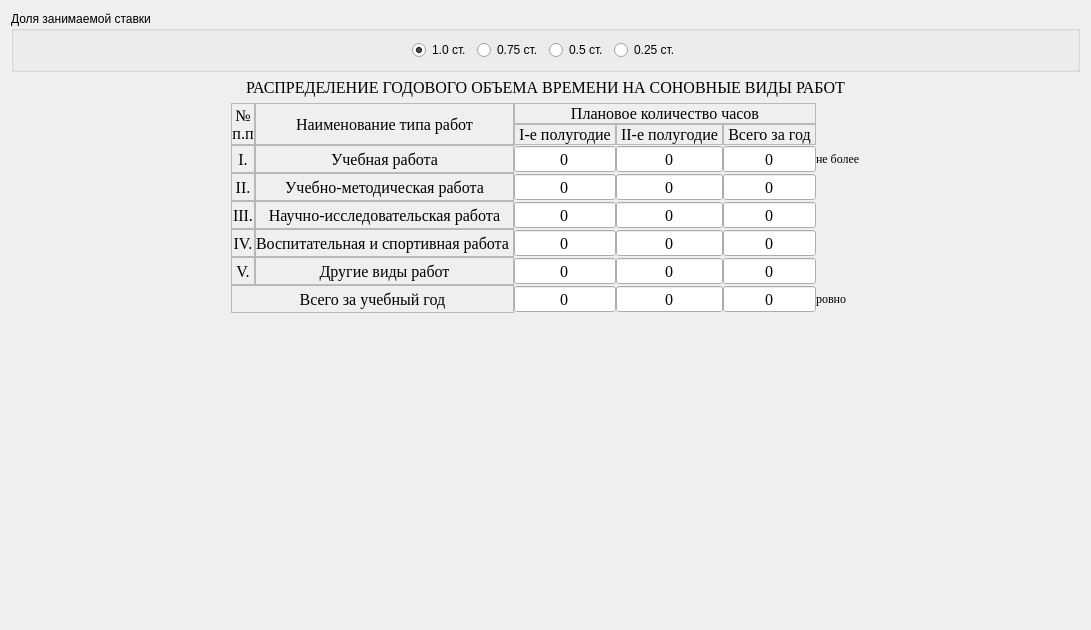
<?xml version="1.0" encoding="UTF-8"?>
<ui version="4.0">
 <class>FormTotalTime</class>
 <widget class="QWidget" name="FormTotalTime">
  <property name="geometry">
   <rect>
    <x>0</x>
    <y>0</y>
    <width>1091</width>
    <height>630</height>
   </rect>
  </property>
  <property name="windowTitle">
   <string>Form</string>
  </property>
  <layout class="QVBoxLayout" name="verticalLayout">
   <item>
    <widget class="QGroupBox" name="groupBox_2">
     <property name="title">
      <string>Доля занимаемой ставки</string>
     </property>
     <layout class="QHBoxLayout" name="horizontalLayout_3" stretch="1,0,0,0,0,1">
      <item>
       <spacer name="horizontalSpacer_4">
        <property name="orientation">
         <enum>Qt::Horizontal</enum>
        </property>
        <property name="sizeHint" stdset="0">
         <size>
          <width>40</width>
          <height>20</height>
         </size>
        </property>
       </spacer>
      </item>
      <item>
       <widget class="QRadioButton" name="rb_fullTime">
        <property name="text">
         <string>1.0 ст.</string>
        </property>
        <property name="checked">
         <bool>true</bool>
        </property>
        <property name="rate" stdset="0">
         <double>1.000000000000000</double>
        </property>
       </widget>
      </item>
      <item>
       <widget class="QRadioButton" name="rb_threeQuaters">
        <property name="text">
         <string>0.75 ст.</string>
        </property>
        <property name="checked">
         <bool>false</bool>
        </property>
        <property name="rate" stdset="0">
         <double>0.750000000000000</double>
        </property>
       </widget>
      </item>
      <item>
       <widget class="QRadioButton" name="rb_halfTime">
        <property name="text">
         <string>0.5 ст.</string>
        </property>
        <property name="rate" stdset="0">
         <double>0.500000000000000</double>
        </property>
       </widget>
      </item>
      <item>
       <widget class="QRadioButton" name="rb_quaterTime">
        <property name="text">
         <string>0.25 ст.</string>
        </property>
        <property name="rate" stdset="0">
         <double>0.250000000000000</double>
        </property>
       </widget>
      </item>
      <item>
       <spacer name="horizontalSpacer">
        <property name="orientation">
         <enum>Qt::Horizontal</enum>
        </property>
        <property name="sizeHint" stdset="0">
         <size>
          <width>40</width>
          <height>20</height>
         </size>
        </property>
       </spacer>
      </item>
     </layout>
    </widget>
   </item>
   <item>
    <widget class="QLabel" name="label_2">
     <property name="font">
      <font>
       <family>Times New Roman</family>
       <pointsize>12</pointsize>
      </font>
     </property>
     <property name="text">
      <string>РАСПРЕДЕЛЕНИЕ ГОДОВОГО ОБЪЕМА ВРЕМЕНИ НА СОНОВНЫЕ ВИДЫ РАБОТ</string>
     </property>
     <property name="alignment">
      <set>Qt::AlignCenter</set>
     </property>
    </widget>
   </item>
   <item>
    <layout class="QHBoxLayout" name="horizontalLayout">
     <item>
      <spacer name="horizontalSpacer_5">
       <property name="orientation">
        <enum>Qt::Horizontal</enum>
       </property>
       <property name="sizeHint" stdset="0">
        <size>
         <width>40</width>
         <height>20</height>
        </size>
       </property>
      </spacer>
     </item>
     <item>
      <layout class="QGridLayout" name="gl_totalTime" columnstretch="0,0,0,0,0,0,0">
       <property name="spacing">
        <number>0</number>
       </property>
       <item row="7" column="6">
        <widget class="QLabel" name="lbl_totalMaxHours">
         <property name="font">
          <font>
           <family>Times New Roman</family>
           <pointsize>9</pointsize>
          </font>
         </property>
         <property name="text">
          <string>ровно</string>
         </property>
        </widget>
       </item>
       <item row="5" column="0">
        <widget class="QLabel" name="label_7">
         <property name="font">
          <font>
           <family>Times New Roman</family>
           <pointsize>12</pointsize>
          </font>
         </property>
         <property name="frameShape">
          <enum>QFrame::StyledPanel</enum>
         </property>
         <property name="frameShadow">
          <enum>QFrame::Plain</enum>
         </property>
         <property name="text">
          <string>IV.</string>
         </property>
         <property name="alignment">
          <set>Qt::AlignCenter</set>
         </property>
        </widget>
       </item>
       <item row="3" column="0">
        <widget class="QLabel" name="label_5">
         <property name="font">
          <font>
           <family>Times New Roman</family>
           <pointsize>12</pointsize>
          </font>
         </property>
         <property name="frameShape">
          <enum>QFrame::StyledPanel</enum>
         </property>
         <property name="frameShadow">
          <enum>QFrame::Plain</enum>
         </property>
         <property name="text">
          <string>II.</string>
         </property>
         <property name="alignment">
          <set>Qt::AlignCenter</set>
         </property>
        </widget>
       </item>
       <item row="4" column="0">
        <widget class="QLabel" name="label_6">
         <property name="font">
          <font>
           <family>Times New Roman</family>
           <pointsize>12</pointsize>
          </font>
         </property>
         <property name="frameShape">
          <enum>QFrame::StyledPanel</enum>
         </property>
         <property name="frameShadow">
          <enum>QFrame::Plain</enum>
         </property>
         <property name="text">
          <string>III.</string>
         </property>
         <property name="alignment">
          <set>Qt::AlignCenter</set>
         </property>
        </widget>
       </item>
       <item row="6" column="1">
        <widget class="QLabel" name="label_13">
         <property name="font">
          <font>
           <family>Times New Roman</family>
           <pointsize>12</pointsize>
          </font>
         </property>
         <property name="frameShape">
          <enum>QFrame::StyledPanel</enum>
         </property>
         <property name="frameShadow">
          <enum>QFrame::Plain</enum>
         </property>
         <property name="text">
          <string>Другие виды работ</string>
         </property>
         <property name="alignment">
          <set>Qt::AlignCenter</set>
         </property>
        </widget>
       </item>
       <item row="3" column="1">
        <widget class="QLabel" name="label_9">
         <property name="font">
          <font>
           <family>Times New Roman</family>
           <pointsize>12</pointsize>
          </font>
         </property>
         <property name="frameShape">
          <enum>QFrame::StyledPanel</enum>
         </property>
         <property name="frameShadow">
          <enum>QFrame::Plain</enum>
         </property>
         <property name="text">
          <string>Учебно-методическая работа</string>
         </property>
         <property name="alignment">
          <set>Qt::AlignCenter</set>
         </property>
        </widget>
       </item>
       <item row="1" column="2">
        <widget class="QLabel" name="label_16">
         <property name="font">
          <font>
           <family>Times New Roman</family>
           <pointsize>12</pointsize>
          </font>
         </property>
         <property name="frameShape">
          <enum>QFrame::StyledPanel</enum>
         </property>
         <property name="frameShadow">
          <enum>QFrame::Plain</enum>
         </property>
         <property name="text">
          <string> I-е полугодие </string>
         </property>
         <property name="alignment">
          <set>Qt::AlignCenter</set>
         </property>
        </widget>
       </item>
       <item row="0" column="0" rowspan="2">
        <widget class="QLabel" name="label_3">
         <property name="font">
          <font>
           <family>Times New Roman</family>
           <pointsize>12</pointsize>
          </font>
         </property>
         <property name="frameShape">
          <enum>QFrame::StyledPanel</enum>
         </property>
         <property name="frameShadow">
          <enum>QFrame::Plain</enum>
         </property>
         <property name="text">
          <string>№
п.п</string>
         </property>
         <property name="alignment">
          <set>Qt::AlignCenter</set>
         </property>
        </widget>
       </item>
       <item row="0" column="1" rowspan="2">
        <widget class="QLabel" name="label_10">
         <property name="font">
          <font>
           <family>Times New Roman</family>
           <pointsize>12</pointsize>
          </font>
         </property>
         <property name="frameShape">
          <enum>QFrame::StyledPanel</enum>
         </property>
         <property name="frameShadow">
          <enum>QFrame::Plain</enum>
         </property>
         <property name="text">
          <string>Наименование типа работ</string>
         </property>
         <property name="alignment">
          <set>Qt::AlignCenter</set>
         </property>
        </widget>
       </item>
       <item row="2" column="6">
        <widget class="QLabel" name="lbl_eduMaxHours">
         <property name="font">
          <font>
           <family>Times New Roman</family>
           <pointsize>9</pointsize>
          </font>
         </property>
         <property name="text">
          <string>не более</string>
         </property>
        </widget>
       </item>
       <item row="2" column="1">
        <widget class="QLabel" name="label_12">
         <property name="font">
          <font>
           <family>Times New Roman</family>
           <pointsize>12</pointsize>
          </font>
         </property>
         <property name="frameShape">
          <enum>QFrame::StyledPanel</enum>
         </property>
         <property name="frameShadow">
          <enum>QFrame::Plain</enum>
         </property>
         <property name="text">
          <string>Учебная работа</string>
         </property>
         <property name="alignment">
          <set>Qt::AlignCenter</set>
         </property>
        </widget>
       </item>
       <item row="0" column="2" colspan="4">
        <widget class="QLabel" name="label">
         <property name="font">
          <font>
           <family>Times New Roman</family>
           <pointsize>12</pointsize>
          </font>
         </property>
         <property name="frameShape">
          <enum>QFrame::StyledPanel</enum>
         </property>
         <property name="frameShadow">
          <enum>QFrame::Plain</enum>
         </property>
         <property name="text">
          <string>Плановое количество часов</string>
         </property>
         <property name="alignment">
          <set>Qt::AlignCenter</set>
         </property>
        </widget>
       </item>
       <item row="1" column="5">
        <widget class="QLabel" name="label_18">
         <property name="font">
          <font>
           <family>Times New Roman</family>
           <pointsize>12</pointsize>
          </font>
         </property>
         <property name="frameShape">
          <enum>QFrame::StyledPanel</enum>
         </property>
         <property name="frameShadow">
          <enum>QFrame::Plain</enum>
         </property>
         <property name="text">
          <string> Всего за год </string>
         </property>
         <property name="alignment">
          <set>Qt::AlignCenter</set>
         </property>
        </widget>
       </item>
       <item row="6" column="0">
        <widget class="QLabel" name="label_8">
         <property name="font">
          <font>
           <family>Times New Roman</family>
           <pointsize>12</pointsize>
          </font>
         </property>
         <property name="frameShape">
          <enum>QFrame::StyledPanel</enum>
         </property>
         <property name="frameShadow">
          <enum>QFrame::Plain</enum>
         </property>
         <property name="text">
          <string>V.</string>
         </property>
         <property name="alignment">
          <set>Qt::AlignCenter</set>
         </property>
        </widget>
       </item>
       <item row="1" column="4">
        <widget class="QLabel" name="label_17">
         <property name="font">
          <font>
           <family>Times New Roman</family>
           <pointsize>12</pointsize>
          </font>
         </property>
         <property name="frameShape">
          <enum>QFrame::StyledPanel</enum>
         </property>
         <property name="frameShadow">
          <enum>QFrame::Plain</enum>
         </property>
         <property name="text">
          <string> II-е полугодие </string>
         </property>
         <property name="alignment">
          <set>Qt::AlignCenter</set>
         </property>
        </widget>
       </item>
       <item row="5" column="1">
        <widget class="QLabel" name="label_11">
         <property name="font">
          <font>
           <family>Times New Roman</family>
           <pointsize>12</pointsize>
          </font>
         </property>
         <property name="frameShape">
          <enum>QFrame::StyledPanel</enum>
         </property>
         <property name="frameShadow">
          <enum>QFrame::Plain</enum>
         </property>
         <property name="text">
          <string>Воспитательная и спортивная работа </string>
         </property>
         <property name="alignment">
          <set>Qt::AlignCenter</set>
         </property>
        </widget>
       </item>
       <item row="2" column="0">
        <widget class="QLabel" name="label_4">
         <property name="font">
          <font>
           <family>Times New Roman</family>
           <pointsize>12</pointsize>
          </font>
         </property>
         <property name="frameShape">
          <enum>QFrame::StyledPanel</enum>
         </property>
         <property name="frameShadow">
          <enum>QFrame::Plain</enum>
         </property>
         <property name="text">
          <string>I.</string>
         </property>
         <property name="alignment">
          <set>Qt::AlignCenter</set>
         </property>
        </widget>
       </item>
       <item row="4" column="1">
        <widget class="QLabel" name="label_14">
         <property name="font">
          <font>
           <family>Times New Roman</family>
           <pointsize>12</pointsize>
          </font>
         </property>
         <property name="frameShape">
          <enum>QFrame::StyledPanel</enum>
         </property>
         <property name="frameShadow">
          <enum>QFrame::Plain</enum>
         </property>
         <property name="text">
          <string>Научно-исследовательская работа</string>
         </property>
         <property name="alignment">
          <set>Qt::AlignCenter</set>
         </property>
        </widget>
       </item>
       <item row="2" column="2">
        <widget class="QSpinBox" name="sb_eduFirstSemester">
         <property name="font">
          <font>
           <family>Times New Roman</family>
           <pointsize>12</pointsize>
          </font>
         </property>
         <property name="frame">
          <bool>true</bool>
         </property>
         <property name="alignment">
          <set>Qt::AlignCenter</set>
         </property>
         <property name="readOnly">
          <bool>true</bool>
         </property>
         <property name="buttonSymbols">
          <enum>QAbstractSpinBox::NoButtons</enum>
         </property>
         <property name="maximum">
          <number>10000</number>
         </property>
        </widget>
       </item>
       <item row="3" column="2">
        <widget class="QSpinBox" name="sb_metodFirstSemester">
         <property name="font">
          <font>
           <family>Times New Roman</family>
           <pointsize>12</pointsize>
          </font>
         </property>
         <property name="frame">
          <bool>true</bool>
         </property>
         <property name="alignment">
          <set>Qt::AlignCenter</set>
         </property>
         <property name="readOnly">
          <bool>true</bool>
         </property>
         <property name="buttonSymbols">
          <enum>QAbstractSpinBox::NoButtons</enum>
         </property>
         <property name="maximum">
          <number>10000</number>
         </property>
        </widget>
       </item>
       <item row="4" column="2">
        <widget class="QSpinBox" name="sb_reseachFirstSemester">
         <property name="font">
          <font>
           <family>Times New Roman</family>
           <pointsize>12</pointsize>
          </font>
         </property>
         <property name="frame">
          <bool>true</bool>
         </property>
         <property name="alignment">
          <set>Qt::AlignCenter</set>
         </property>
         <property name="readOnly">
          <bool>true</bool>
         </property>
         <property name="buttonSymbols">
          <enum>QAbstractSpinBox::NoButtons</enum>
         </property>
         <property name="maximum">
          <number>10000</number>
         </property>
        </widget>
       </item>
       <item row="5" column="2">
        <widget class="QSpinBox" name="sb_sportFirstSemester">
         <property name="font">
          <font>
           <family>Times New Roman</family>
           <pointsize>12</pointsize>
          </font>
         </property>
         <property name="frame">
          <bool>true</bool>
         </property>
         <property name="alignment">
          <set>Qt::AlignCenter</set>
         </property>
         <property name="readOnly">
          <bool>true</bool>
         </property>
         <property name="buttonSymbols">
          <enum>QAbstractSpinBox::NoButtons</enum>
         </property>
         <property name="maximum">
          <number>10000</number>
         </property>
        </widget>
       </item>
       <item row="6" column="2">
        <widget class="QSpinBox" name="sb_otherFirstSemester">
         <property name="font">
          <font>
           <family>Times New Roman</family>
           <pointsize>12</pointsize>
          </font>
         </property>
         <property name="frame">
          <bool>true</bool>
         </property>
         <property name="alignment">
          <set>Qt::AlignCenter</set>
         </property>
         <property name="readOnly">
          <bool>true</bool>
         </property>
         <property name="buttonSymbols">
          <enum>QAbstractSpinBox::NoButtons</enum>
         </property>
         <property name="maximum">
          <number>10000</number>
         </property>
        </widget>
       </item>
       <item row="2" column="4">
        <widget class="QSpinBox" name="sb_eduSecondSemester">
         <property name="font">
          <font>
           <family>Times New Roman</family>
           <pointsize>12</pointsize>
          </font>
         </property>
         <property name="frame">
          <bool>true</bool>
         </property>
         <property name="alignment">
          <set>Qt::AlignCenter</set>
         </property>
         <property name="readOnly">
          <bool>true</bool>
         </property>
         <property name="buttonSymbols">
          <enum>QAbstractSpinBox::NoButtons</enum>
         </property>
         <property name="maximum">
          <number>10000</number>
         </property>
        </widget>
       </item>
       <item row="3" column="4">
        <widget class="QSpinBox" name="sb_metodSecondSemester">
         <property name="font">
          <font>
           <family>Times New Roman</family>
           <pointsize>12</pointsize>
          </font>
         </property>
         <property name="frame">
          <bool>true</bool>
         </property>
         <property name="alignment">
          <set>Qt::AlignCenter</set>
         </property>
         <property name="readOnly">
          <bool>true</bool>
         </property>
         <property name="buttonSymbols">
          <enum>QAbstractSpinBox::NoButtons</enum>
         </property>
         <property name="maximum">
          <number>10000</number>
         </property>
        </widget>
       </item>
       <item row="4" column="4">
        <widget class="QSpinBox" name="sb_reseachSecondSemester">
         <property name="font">
          <font>
           <family>Times New Roman</family>
           <pointsize>12</pointsize>
          </font>
         </property>
         <property name="frame">
          <bool>true</bool>
         </property>
         <property name="alignment">
          <set>Qt::AlignCenter</set>
         </property>
         <property name="readOnly">
          <bool>true</bool>
         </property>
         <property name="buttonSymbols">
          <enum>QAbstractSpinBox::NoButtons</enum>
         </property>
         <property name="maximum">
          <number>10000</number>
         </property>
        </widget>
       </item>
       <item row="5" column="4">
        <widget class="QSpinBox" name="sb_sportSecondSemester">
         <property name="font">
          <font>
           <family>Times New Roman</family>
           <pointsize>12</pointsize>
          </font>
         </property>
         <property name="frame">
          <bool>true</bool>
         </property>
         <property name="alignment">
          <set>Qt::AlignCenter</set>
         </property>
         <property name="readOnly">
          <bool>true</bool>
         </property>
         <property name="buttonSymbols">
          <enum>QAbstractSpinBox::NoButtons</enum>
         </property>
         <property name="maximum">
          <number>10000</number>
         </property>
        </widget>
       </item>
       <item row="6" column="4">
        <widget class="QSpinBox" name="sb_otherSecondSemester">
         <property name="font">
          <font>
           <family>Times New Roman</family>
           <pointsize>12</pointsize>
          </font>
         </property>
         <property name="frame">
          <bool>true</bool>
         </property>
         <property name="alignment">
          <set>Qt::AlignCenter</set>
         </property>
         <property name="readOnly">
          <bool>true</bool>
         </property>
         <property name="buttonSymbols">
          <enum>QAbstractSpinBox::NoButtons</enum>
         </property>
         <property name="maximum">
          <number>10000</number>
         </property>
        </widget>
       </item>
       <item row="2" column="5">
        <widget class="QSpinBox" name="sb_eduYear">
         <property name="font">
          <font>
           <family>Times New Roman</family>
           <pointsize>12</pointsize>
          </font>
         </property>
         <property name="frame">
          <bool>true</bool>
         </property>
         <property name="alignment">
          <set>Qt::AlignCenter</set>
         </property>
         <property name="readOnly">
          <bool>true</bool>
         </property>
         <property name="buttonSymbols">
          <enum>QAbstractSpinBox::NoButtons</enum>
         </property>
         <property name="maximum">
          <number>10000</number>
         </property>
        </widget>
       </item>
       <item row="3" column="5">
        <widget class="QSpinBox" name="sb_metodYear">
         <property name="font">
          <font>
           <family>Times New Roman</family>
           <pointsize>12</pointsize>
          </font>
         </property>
         <property name="frame">
          <bool>true</bool>
         </property>
         <property name="alignment">
          <set>Qt::AlignCenter</set>
         </property>
         <property name="readOnly">
          <bool>true</bool>
         </property>
         <property name="buttonSymbols">
          <enum>QAbstractSpinBox::NoButtons</enum>
         </property>
         <property name="maximum">
          <number>10000</number>
         </property>
        </widget>
       </item>
       <item row="4" column="5">
        <widget class="QSpinBox" name="sb_reseachYear">
         <property name="font">
          <font>
           <family>Times New Roman</family>
           <pointsize>12</pointsize>
          </font>
         </property>
         <property name="frame">
          <bool>true</bool>
         </property>
         <property name="alignment">
          <set>Qt::AlignCenter</set>
         </property>
         <property name="readOnly">
          <bool>true</bool>
         </property>
         <property name="buttonSymbols">
          <enum>QAbstractSpinBox::NoButtons</enum>
         </property>
         <property name="maximum">
          <number>10000</number>
         </property>
        </widget>
       </item>
       <item row="5" column="5">
        <widget class="QSpinBox" name="sb_sportYear">
         <property name="font">
          <font>
           <family>Times New Roman</family>
           <pointsize>12</pointsize>
          </font>
         </property>
         <property name="frame">
          <bool>true</bool>
         </property>
         <property name="alignment">
          <set>Qt::AlignCenter</set>
         </property>
         <property name="readOnly">
          <bool>true</bool>
         </property>
         <property name="buttonSymbols">
          <enum>QAbstractSpinBox::NoButtons</enum>
         </property>
         <property name="maximum">
          <number>10000</number>
         </property>
        </widget>
       </item>
       <item row="6" column="5">
        <widget class="QSpinBox" name="sb_otherYear">
         <property name="font">
          <font>
           <family>Times New Roman</family>
           <pointsize>12</pointsize>
          </font>
         </property>
         <property name="frame">
          <bool>true</bool>
         </property>
         <property name="alignment">
          <set>Qt::AlignCenter</set>
         </property>
         <property name="readOnly">
          <bool>true</bool>
         </property>
         <property name="buttonSymbols">
          <enum>QAbstractSpinBox::NoButtons</enum>
         </property>
         <property name="maximum">
          <number>10000</number>
         </property>
        </widget>
       </item>
       <item row="7" column="5">
        <widget class="QSpinBox" name="sb_totalYear">
         <property name="font">
          <font>
           <family>Times New Roman</family>
           <pointsize>12</pointsize>
          </font>
         </property>
         <property name="frame">
          <bool>true</bool>
         </property>
         <property name="alignment">
          <set>Qt::AlignCenter</set>
         </property>
         <property name="readOnly">
          <bool>true</bool>
         </property>
         <property name="buttonSymbols">
          <enum>QAbstractSpinBox::NoButtons</enum>
         </property>
         <property name="maximum">
          <number>10000</number>
         </property>
        </widget>
       </item>
       <item row="7" column="4">
        <widget class="QSpinBox" name="sb_totalSecondSemester">
         <property name="font">
          <font>
           <family>Times New Roman</family>
           <pointsize>12</pointsize>
          </font>
         </property>
         <property name="frame">
          <bool>true</bool>
         </property>
         <property name="alignment">
          <set>Qt::AlignCenter</set>
         </property>
         <property name="readOnly">
          <bool>true</bool>
         </property>
         <property name="buttonSymbols">
          <enum>QAbstractSpinBox::NoButtons</enum>
         </property>
         <property name="maximum">
          <number>10000</number>
         </property>
        </widget>
       </item>
       <item row="7" column="0" colspan="2">
        <widget class="QLabel" name="label_15">
         <property name="font">
          <font>
           <family>Times New Roman</family>
           <pointsize>12</pointsize>
          </font>
         </property>
         <property name="frameShape">
          <enum>QFrame::StyledPanel</enum>
         </property>
         <property name="frameShadow">
          <enum>QFrame::Plain</enum>
         </property>
         <property name="text">
          <string>Всего за учебный год</string>
         </property>
         <property name="alignment">
          <set>Qt::AlignCenter</set>
         </property>
        </widget>
       </item>
       <item row="7" column="2">
        <widget class="QSpinBox" name="sb_totalFirstSemester">
         <property name="font">
          <font>
           <family>Times New Roman</family>
           <pointsize>12</pointsize>
          </font>
         </property>
         <property name="frame">
          <bool>true</bool>
         </property>
         <property name="alignment">
          <set>Qt::AlignCenter</set>
         </property>
         <property name="readOnly">
          <bool>true</bool>
         </property>
         <property name="buttonSymbols">
          <enum>QAbstractSpinBox::NoButtons</enum>
         </property>
         <property name="maximum">
          <number>10000</number>
         </property>
        </widget>
       </item>
      </layout>
     </item>
     <item>
      <spacer name="horizontalSpacer_6">
       <property name="orientation">
        <enum>Qt::Horizontal</enum>
       </property>
       <property name="sizeHint" stdset="0">
        <size>
         <width>40</width>
         <height>20</height>
        </size>
       </property>
      </spacer>
     </item>
    </layout>
   </item>
   <item>
    <spacer name="verticalSpacer">
     <property name="orientation">
      <enum>Qt::Vertical</enum>
     </property>
     <property name="sizeHint" stdset="0">
      <size>
       <width>20</width>
       <height>297</height>
      </size>
     </property>
    </spacer>
   </item>
  </layout>
 </widget>
 <resources/>
 <connections/>
</ui>
